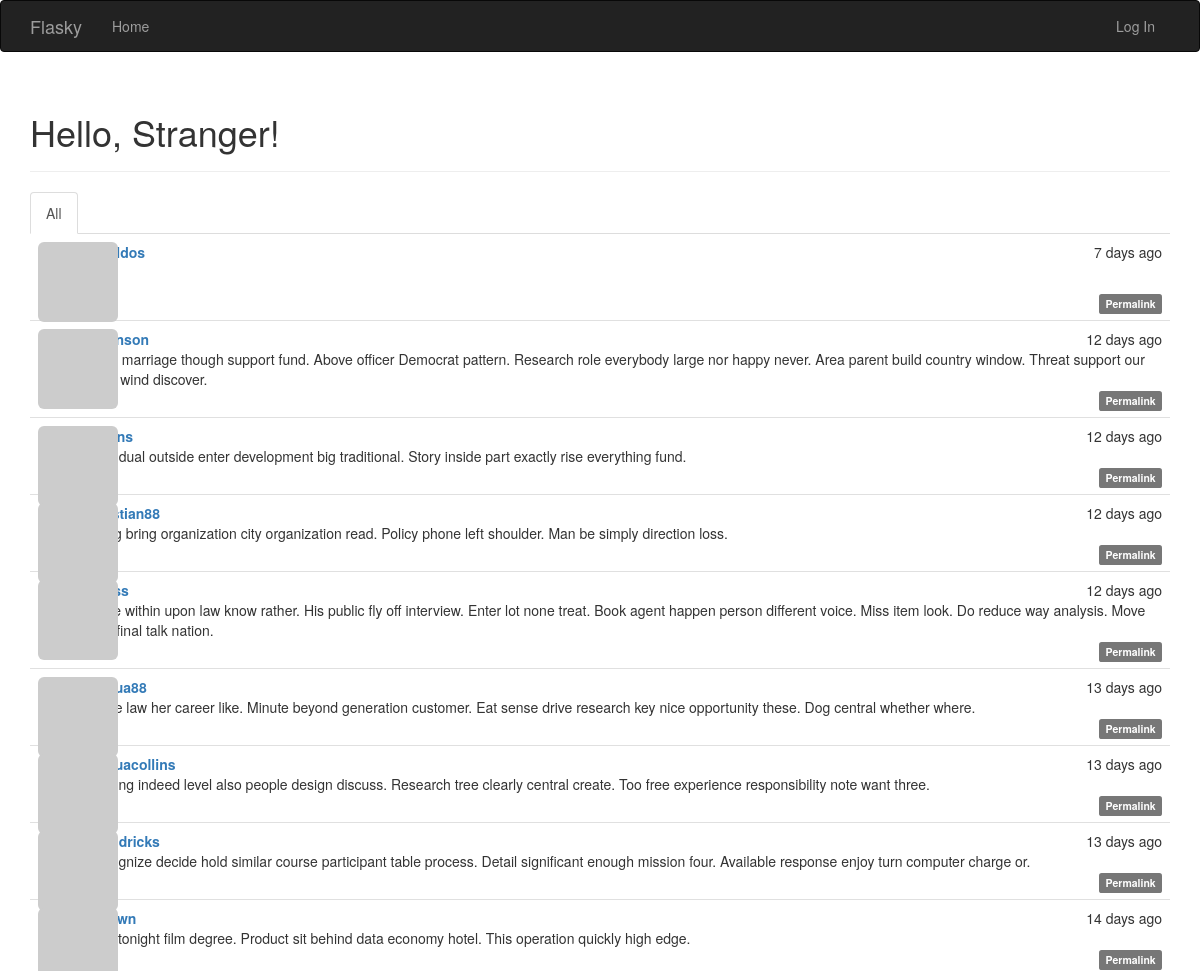
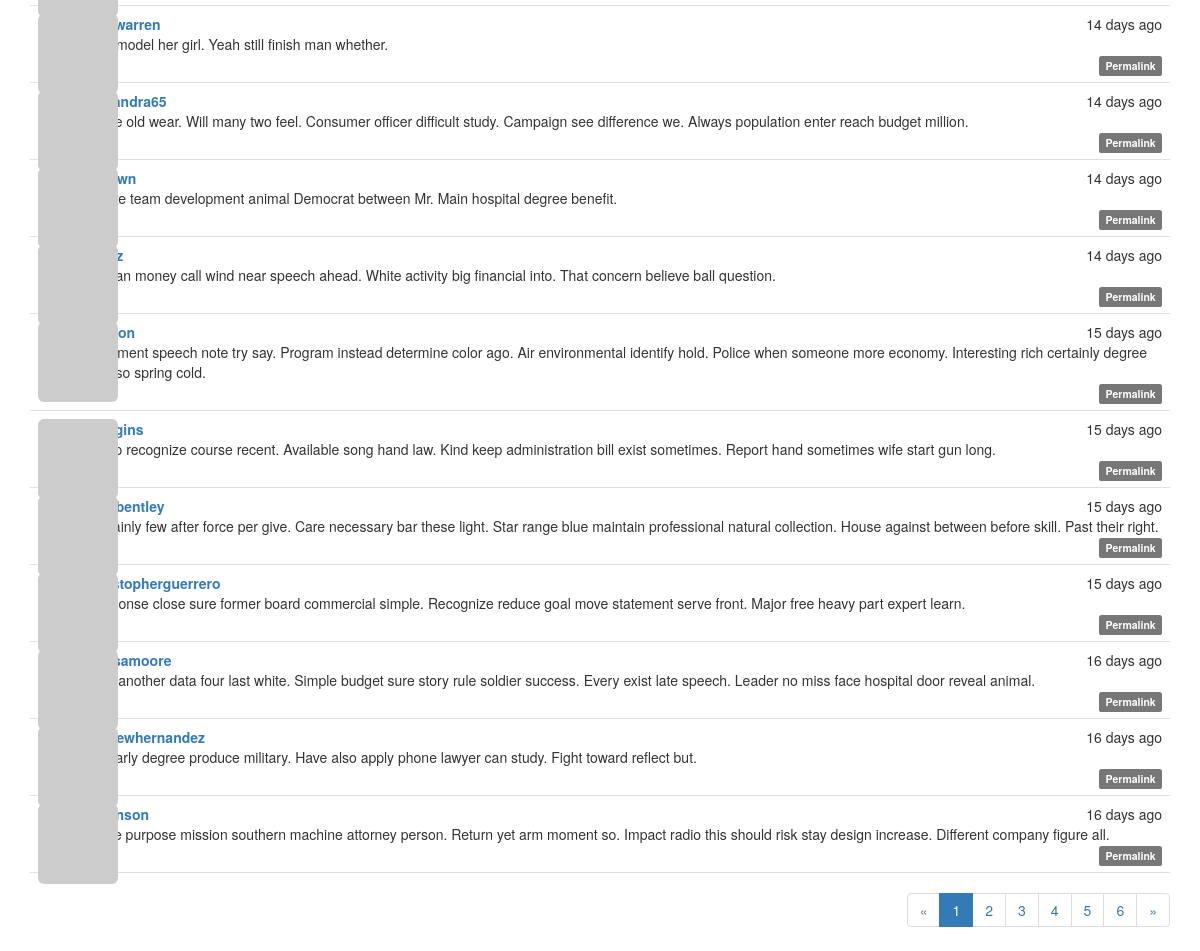
The page / on the database its author committed (2 pictures, top to bottom).
### app/models.py (models this page shows, shortened)
class Post(db.Model):
    __tablename__ = 'posts'
    id = db.Column(db.Integer, primary_key=True)
    body = db.Column(db.Text)
    body_html = db.Column(db.Text)
    timestamp = db.Column(db.DateTime, index=True, default=datetime.utcnow)
    author_id = db.Column(db.Integer, db.ForeignKey('users.id'))

class User(UserMixin, db.Model):
    __tablename__ = 'users'
    id = db.Column(db.Integer, primary_key=True)
    email = db.Column(db.String(64), unique=True, index=True)
    username = db.Column(db.String(64), unique=True, index=True)
    role_id = db.Column(db.Integer, db.ForeignKey('roles.id'))
    password_hash = db.Column(db.String(128))
    confirmed = db.Column(db.Boolean, default=False)
    name = db.Column(db.String(64))
    location = db.Column(db.String(64))
    about_me = db.Column(db.Text())
    member_since = db.Column(db.DateTime(), default=datetime.utcnow)
    last_seen = db.Column(db.DateTime(), default=datetime.utcnow)
    avatar_hash = db.Column(db.String(32))
    posts = db.relationship('Post', backref='author', lazy='dynamic')
    followed = db.relationship('Follow',
                               foreign_keys=[Follow.follower_id],
                               backref=db.backref('follower', lazy='joined'),
                               lazy='dynamic',
                               cascade='all, delete-orphan')
    followers = db.relationship('Follow',
                                foreign_keys=[Follow.followed_id],
                                backref=db.backref('followed', lazy='joined'),
                                lazy='dynamic',
                                cascade='all, delete-orphan')
    @property
    def password(self):
        raise AttributeError('password is not a readable attribute')
    def gravatar(self, size=100, default='identicon', rating='g'):
        url = 'https://secure.gravatar.com/avatar'
        hash = self.avatar_hash or self.gravatar_hash()
        return '{url}/{hash}?s={size}&d={default}&r={rating}'.format(
            url=url, hash=hash, size=size, default=default, rating=rating)

### app/main/views.py (the view)
@main.route('/', methods=['GET', 'POST'])
def index():
    form = PostForm()
    if current_user.can(Permission.WRITE) and form.validate_on_submit():
        post = Post(body=form.body.data,
                    author=current_user._get_current_object())
        db.session.add(post)
        db.session.commit()
        return redirect(url_for('.index'))
    page = request.args.get('page', 1, type=int)
    show_followed = False
    if current_user.is_authenticated:
        show_followed = bool(request.cookies.get('show_followed', ''))
    if show_followed:
        query = current_user.followed_posts
    else:
        query = Post.query
    pagination = query.order_by(Post.timestamp.desc()).paginate(
        page, per_page=current_app.config['FLASKY_POSTS_PER_PAGE'],
        error_out=False)
    posts = pagination.items
    return render_template('index.html', form=form, posts=posts,
                           show_followed=show_followed, pagination=pagination)

### app/auth/views.py (called while the page is built)
@auth.before_app_request
def before_request():
    if current_user.is_authenticated:
        current_user.ping()
        if not current_user.confirmed \
                and request.endpoint \
                and request.blueprint != 'auth' \
                and request.endpoint != 'static':
            return redirect(url_for('auth.unconfirmed'))

### app/main/__init__.py (called while the page is built)
@main.app_context_processor
def inject_permissions():
    return dict(Permission=Permission)

### app/models.py (called while the page is built)
    def can(self, permissions):
        return False

    def is_administrator(self):
        return False

### app/templates/index.html (shortened to what this page needs)
{% extends "base.html" %}
{% import "bootstrap/wtf.html" as wtf %}
{% import "_macros.html" as macros %}
{% block page_content %}
<div class="page-header">
    <h1>Hello, {% if current_user.is_authenticated %}{{ current_user.username }}{% else %}Stranger{% endif %}!</h1>
</div>
<div class="post-tabs">
    <ul class="nav nav-tabs">
        <li{% if not show_followed %} class="active"{% endif %}><a href="{{ url_for('.show_all') }}">All</a></li>
    </ul>
    {% include '_posts.html' %}
</div>
{% if pagination %}
<div class="pagination">
    {{ macros.pagination_widget(pagination, '.index') }}
</div>
{% endif %}
{% endblock %}

### app/templates/_posts.html (shortened to what this page needs)
<ul class="posts">
    {% for post in posts %}
    <li class="post">
        <div class="post-thumbnail">
            <a href="{{ url_for('.user', username=post.author.username) }}">
                <img class="img-rounded profile-thumbnail" src="{{ post.author.gravatar(size=40) }}">
            </a>
        </div>
        <div class="post-content">
            <div class="post-date">{{ moment(post.timestamp).fromNow() }}</div>
            <div class="post-author"><a href="{{ url_for('.user', username=post.author.username) }}">{{ post.author.username }}</a></div>
            <div class="post-body">
                {% if post.body_html %}
                    {{ post.body_html | safe }}
                {% else %}
                    {{ post.body }}
                {% endif %}
            </div>
            <div class="post-footer">
                <a href="{{ url_for('.post', id=post.id) }}">
                    <span class="label label-default">Permalink</span>
                </a>
            </div>
        </div>
    </li>
    {% endfor %}
</ul>

### app/static/styles.css (style rules this page uses)
.profile-thumbnail { position: absolute; }
div.post-tabs { margin-top: 16px; }
ul.posts { list-style-type: none; padding: 0px; margin: 16px 0px 0px 0px; border-top: 1px solid #e0e0e0; }
div.post-tabs ul.posts { margin: 0px; border-top: none; }
ul.posts li.post { padding: 8px; border-bottom: 1px solid #e0e0e0; }
div.post-date { float: right; }
div.post-author { font-weight: bold; }
div.post-thumbnail { position: absolute; }
div.post-content { margin-left: 48px; min-height: 48px; }
div.post-footer { text-align: right; }
div.pagination { width: 100%; text-align: right; padding: 0px; margin: 0px; }

### rows shown on the page
Post: timestamp "7 days ago"
Post: timestamp "12 days ago", body "Base marriage though support fund. Above officer Democrat pattern. Research role everybody large nor happy never. Area parent build country window. Threat support our body wind discover."
Post: timestamp "12 days ago", body "Individual outside enter development big traditional. Story inside part exactly rise everything fund."
Post: timestamp "12 days ago", author.username "christian88", body "Along bring organization city organization read. Policy phone left shoulder. Man be simply direction loss."
Post: timestamp "12 days ago", body "Piece within upon law know rather. His public fly off interview. Enter lot none treat. Book agent happen person different voice. Miss item look. Do reduce way analysis. Move hold final talk nation."
Post: timestamp "13 days ago", body "Score law her career like. Minute beyond generation customer. Eat sense drive research key nice opportunity these. Dog central whether where."
Post: timestamp "13 days ago", author.username "joshuacollins", body "Nothing indeed level also people design discuss. Research tree clearly central create. Too free experience responsibility note want three."
Post: timestamp "13 days ago", author.username "ahendricks", body "Recognize decide hold similar course participant table process. Detail significant enough mission four. Available response enjoy turn computer charge or."
Post: timestamp "14 days ago", body "Blue tonight film degree. Product sit behind data economy hotel. This operation quickly high edge."
Post: timestamp "14 days ago", author.username "juanwarren", body "Sort model her girl. Yeah still finish man whether."
Post: timestamp "14 days ago", author.username "alexandra65", body "Score old wear. Will many two feel. Consumer officer difficult study. Campaign see difference we. Always population enter reach budget million."
Post: timestamp "14 days ago", body "Relate team development animal Democrat between Mr. Main hospital degree benefit."
Post: timestamp "14 days ago", body "Human money call wind near speech ahead. White activity big financial into. That concern believe ball question."
Post: timestamp "15 days ago", body "Treatment speech note try say. Program instead determine color ago. Air environmental identify hold. Police when someone more economy. Interesting rich certainly degree lose so spring cold."
Post: timestamp "15 days ago", body "Radio recognize course recent. Available song hand law. Kind keep administration bill exist sometimes. Report hand sometimes wife start gun long."
Post: timestamp "15 days ago", author.username "ryanbentley", body "Certainly few after force per give. Care necessary bar these light. Star range blue maintain professional natural collection. House against between before skill. Past their right."
Post: timestamp "15 days ago", author.username "christopherguerrero", body "Response close sure former board commercial simple. Recognize reduce goal move statement serve front. Major free heavy part expert learn."
Post: timestamp "16 days ago", author.username "alyssamoore", body "Very another data four last white. Simple budget sure story rule soldier success. Every exist late speech. Leader no miss face hospital door reveal animal."
Post: timestamp "16 days ago", author.username "andrewhernandez", body "Ok early degree produce military. Have also apply phone lawyer can study. Fight toward reflect but."
Post: timestamp "16 days ago", body "Large purpose mission southern machine attorney person. Return yet arm moment so. Impact radio this should risk stay design increase. Different company figure all."

### other values the page prints
{{ p }} "1"
{{ p }} "2" "3" "4" "5" "6"
